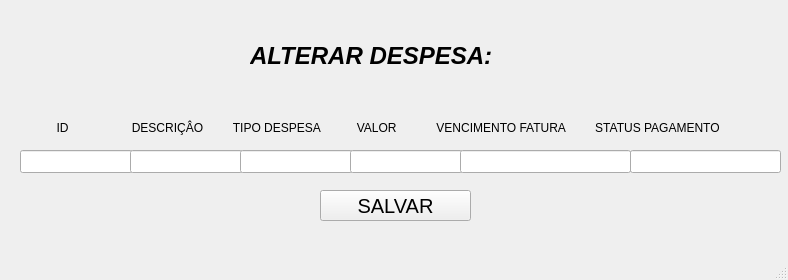
<?xml version="1.0" encoding="UTF-8"?>
<ui version="4.0">
 <class>MainWindow</class>
 <widget class="QMainWindow" name="MainWindow">
  <property name="geometry">
   <rect>
    <x>0</x>
    <y>0</y>
    <width>788</width>
    <height>280</height>
   </rect>
  </property>
  <property name="windowTitle">
   <string>Editar dados</string>
  </property>
  <widget class="QWidget" name="centralwidget">
   <widget class="QPushButton" name="pushButton">
    <property name="geometry">
     <rect>
      <x>320</x>
      <y>190</y>
      <width>151</width>
      <height>31</height>
     </rect>
    </property>
    <property name="font">
     <font>
      <pointsize>15</pointsize>
     </font>
    </property>
    <property name="text">
     <string>SALVAR</string>
    </property>
   </widget>
   <widget class="QLabel" name="label">
    <property name="geometry">
     <rect>
      <x>250</x>
      <y>30</y>
      <width>271</width>
      <height>51</height>
     </rect>
    </property>
    <property name="font">
     <font>
      <pointsize>18</pointsize>
      <weight>75</weight>
      <italic>true</italic>
      <bold>true</bold>
     </font>
    </property>
    <property name="text">
     <string>ALTERAR DESPESA:</string>
    </property>
   </widget>
   <widget class="QLineEdit" name="lineEdit">
    <property name="geometry">
     <rect>
      <x>20</x>
      <y>150</y>
      <width>113</width>
      <height>23</height>
     </rect>
    </property>
   </widget>
   <widget class="QLineEdit" name="lineEdit_2">
    <property name="geometry">
     <rect>
      <x>130</x>
      <y>150</y>
      <width>113</width>
      <height>23</height>
     </rect>
    </property>
   </widget>
   <widget class="QLineEdit" name="lineEdit_3">
    <property name="geometry">
     <rect>
      <x>240</x>
      <y>150</y>
      <width>113</width>
      <height>23</height>
     </rect>
    </property>
   </widget>
   <widget class="QLineEdit" name="lineEdit_4">
    <property name="geometry">
     <rect>
      <x>350</x>
      <y>150</y>
      <width>113</width>
      <height>23</height>
     </rect>
    </property>
   </widget>
   <widget class="QLineEdit" name="lineEdit_5">
    <property name="geometry">
     <rect>
      <x>460</x>
      <y>150</y>
      <width>171</width>
      <height>23</height>
     </rect>
    </property>
   </widget>
   <widget class="QLabel" name="label_2">
    <property name="geometry">
     <rect>
      <x>20</x>
      <y>120</y>
      <width>761</width>
      <height>16</height>
     </rect>
    </property>
    <property name="text">
     <string>           ID                   DESCRIÇÂO         TIPO DESPESA           VALOR            VENCIMENTO FATURA         STATUS PAGAMENTO</string>
    </property>
   </widget>
   <widget class="QLineEdit" name="lineEdit_6">
    <property name="geometry">
     <rect>
      <x>630</x>
      <y>150</y>
      <width>151</width>
      <height>23</height>
     </rect>
    </property>
   </widget>
  </widget>
  <widget class="QMenuBar" name="menubar">
   <property name="geometry">
    <rect>
     <x>0</x>
     <y>0</y>
     <width>788</width>
     <height>20</height>
    </rect>
   </property>
  </widget>
  <widget class="QStatusBar" name="statusbar"/>
 </widget>
 <resources/>
 <connections/>
</ui>
